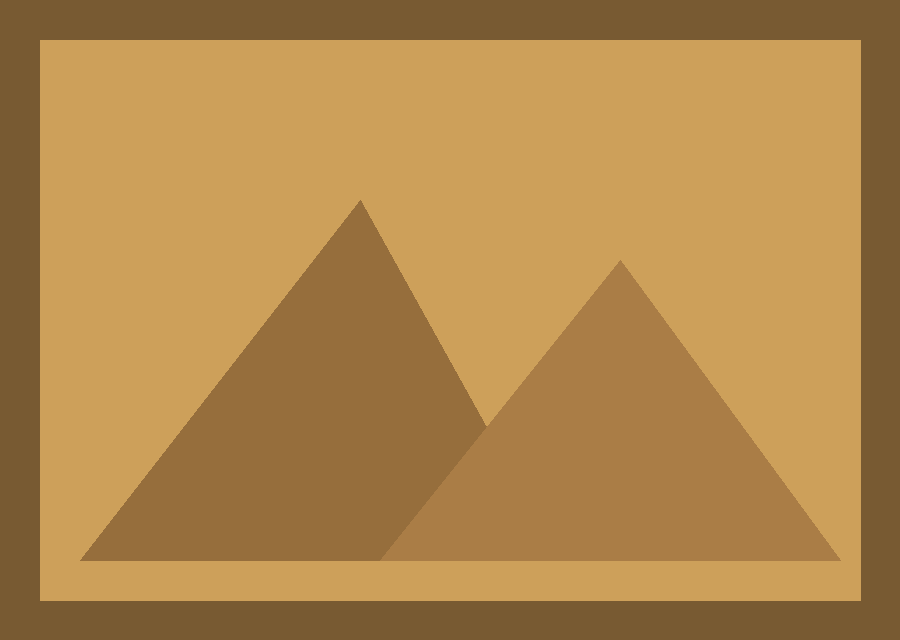
#> input picture engine/assets/tex/picture.png, 900 x 640 px
$ python measure_stills.py ../assets/tex/picture.png
#> lines starting #> are read from the running program, lines starting #| are printed output that depends on the picture
"""Colour & exposure QA checker for rendered stills or contact sheets (zero OpenCV dependency).
Ported from roblox-v3/tools/measure.py & blocky-shorts/scripts/measure.py using Pillow + NumPy.
Checks brightness (HSV V), saturation (HSV S), contrast, warmth, p1, p99, and highlight clipping (clip%).
"""
import glob
import os
import sys
import numpy as np
from PIL import Image


def measure_image(path):
#> called with path = '../assets/tex/picture.png'
    im = Image.open(path).convert("RGB")
#> im is the input picture: PIL image 900x640 RGB; mean R, G, B 176.6, 135.3, 75.7
    arr = np.asarray(im, dtype=np.float32) / 255.0
    h = arr.shape[0]
#> h = 640
    arr = arr[int(h * 0.08):int(h * 0.92)]
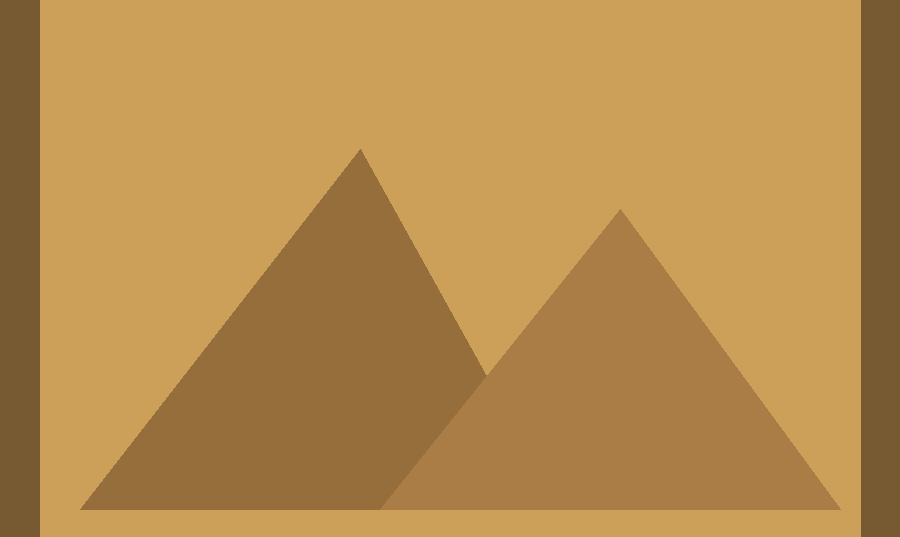
#> arr: shape (537, 900, 3) float32; mean R, G, B 0.721, 0.553, 0.31
    r, g, b = arr[..., 0], arr[..., 1], arr[..., 2]
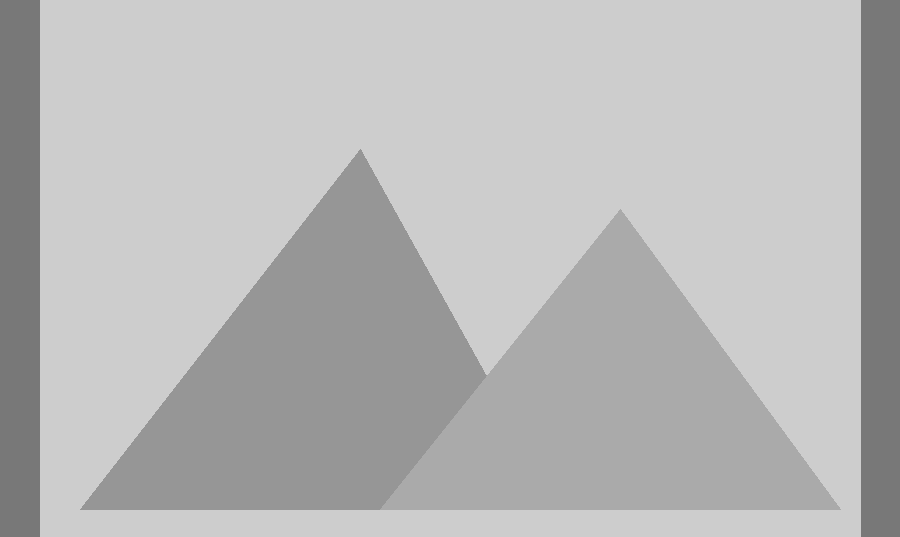
#> r: shape (537, 900) float32; min 0.471, max 0.804, mean 0.722
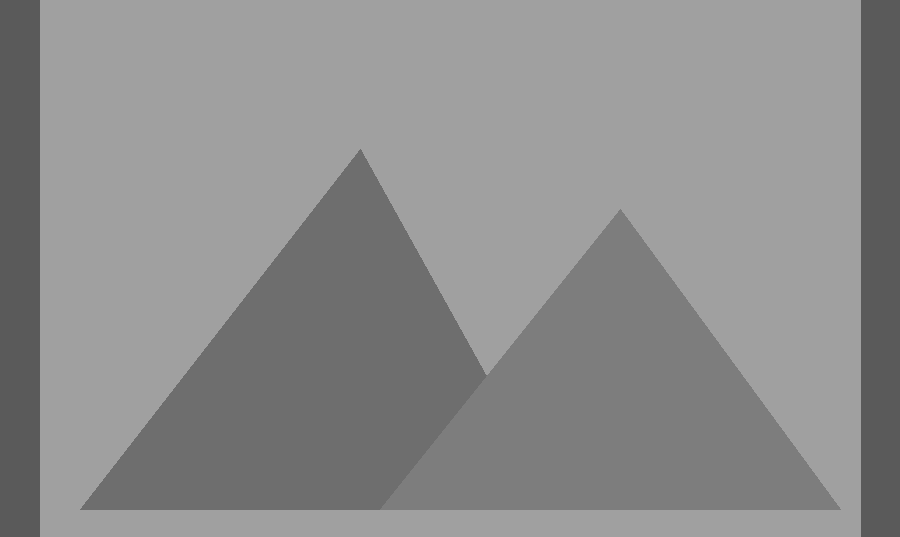
#> g: shape (537, 900) float32; min 0.353, max 0.627, mean 0.553
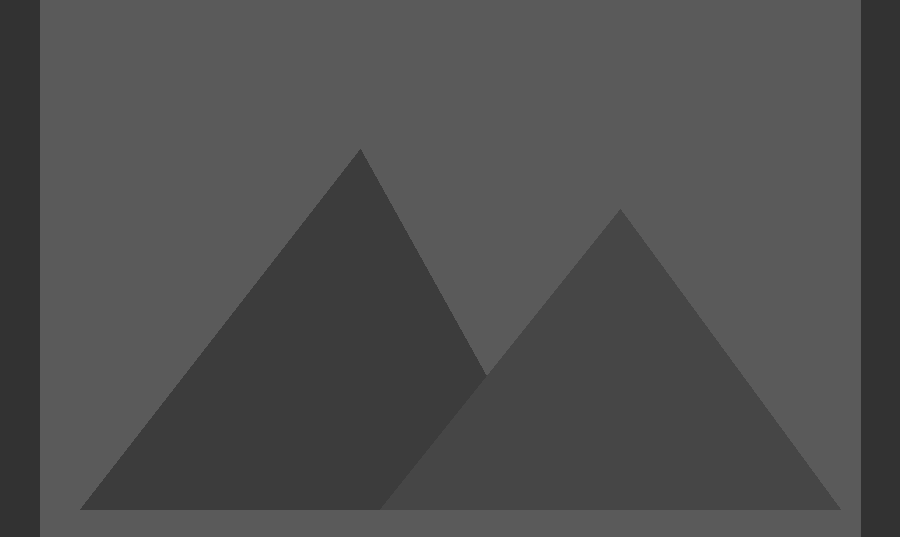
#> b: shape (537, 900) float32; min 0.196, max 0.353, mean 0.31
    v = np.maximum(np.maximum(r, g), b)
    cmin = np.minimum(np.minimum(r, g), b)
    delta = v - cmin
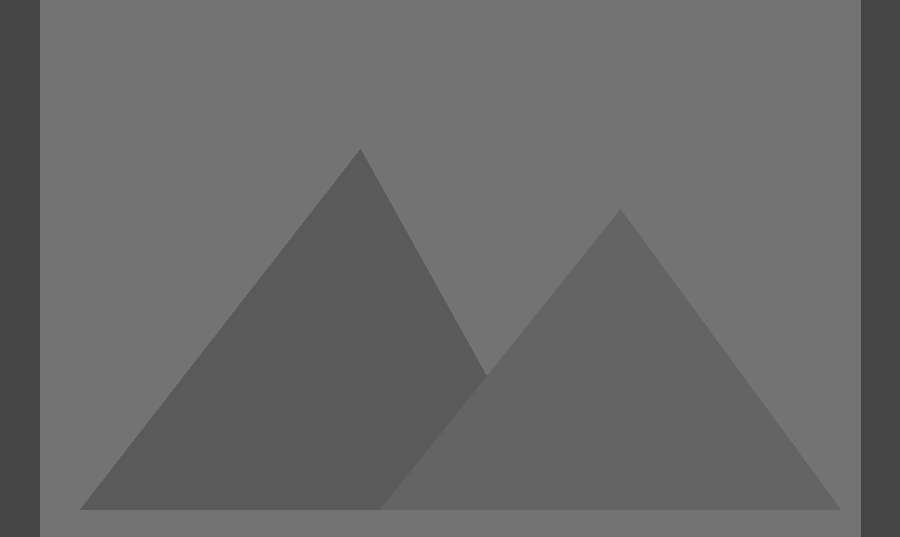
#> delta: shape (537, 900) float32; min 0.275, max 0.451, mean 0.412
    s = np.where(v > 1e-5, delta / np.maximum(v, 1e-5), 0.0)
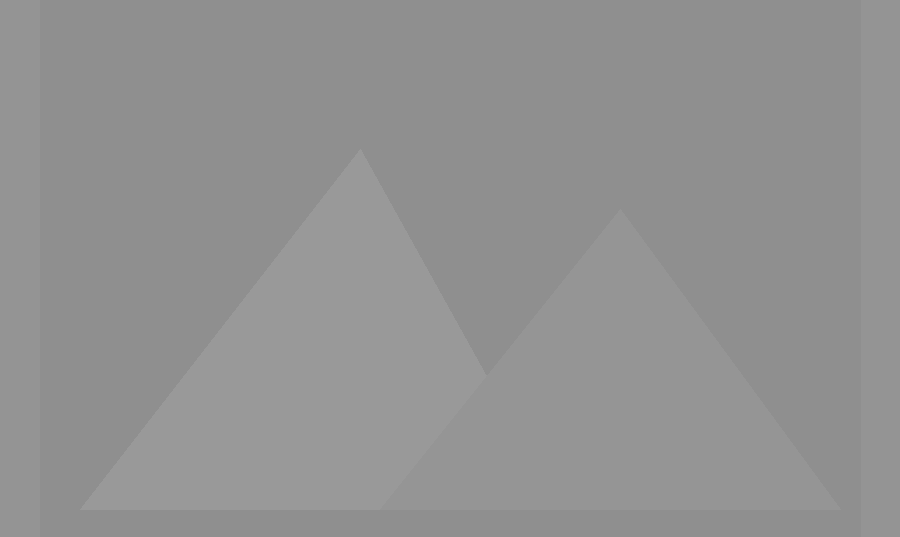
#> s: shape (537, 900) float32; min 0.561, max 0.6, mean 0.573
    gray = (0.299 * r + 0.587 * g + 0.114 * b) * 255.0
    warm = float((r - b).mean())
#> warm = 0.412
    return {
        "name": os.path.basename(path),
        "bright": float(v.mean()),
        "sat": float(s.mean()),
        "contrast": float(gray.std() / 255.0),
        "warm": warm,
        "p1": float(np.percentile(gray, 1)),
        "p99": float(np.percentile(gray, 99)),
        "clip": float((gray >= 250.0).mean() * 100.0),
        "crush": float((gray <= 12.0).mean() * 100.0),
    }


if __name__ == "__main__":
    files = sorted(f for arg in sys.argv[1:] for f in (glob.glob(arg) or ([arg] if os.path.isfile(arg) else [])))
    if not files:
        sys.exit("Usage: python measure_stills.py <image1.png/jpg> ...")
    print(f"{'FILE':36s} {'BRIGHT':7s} {'SAT':7s} {'CONTR':7s} {'WARM':7s} {'P1':5s} {'P99':5s} {'CLIP%':6s} {'CRUSH%':6s}")
    print("-" * 96)
    for f in files:
        m = measure_image(f)
#> m = 9 items
        print(f"{m['name'][:36]:36s} {m['bright']:7.3f} {m['sat']:7.3f} {m['contrast']:7.3f} "
              f"{m['warm']:+7.3f} {m['p1']:5.0f} {m['p99']:5.0f} {m['clip']:6.1f} {m['crush']:6.1f}")
#| picture.png                            0.722   0.573   0.098  +0.412    94   165    0.0    0.0
